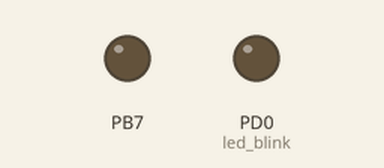
The program below on a simulated ATmega328P, built with avr-gcc and emulated at 1 MHz (the files do not name the chip). Parts: output pins drawn as LEDs (lit = HIGH).

Above: at 1.4 s.
At 4.45 s:
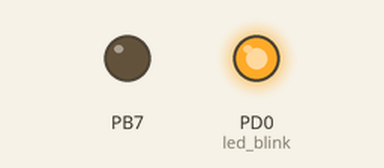
Timing chart, 0 to 4.8 s (numbered marks = the images above):
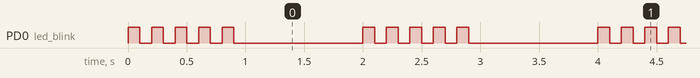

The program:

main.c
```c
#define F_CPU 1000000UL
#include <avr/io.h>
#include <util/delay.h>
#include <avr/interrupt.h>

#define ACK 0x7E
#define LONG_TIME 5

//Initialize SPI Master Device
void spi_init_master (void)
{
	DDRB = (1<<DDB5)|(1<<DDB7);              //Set MOSI, SCK as Output
	SPCR = (1<<SPE)|(1<<MSTR)|(1<<SPR0); //Enable SPI, Set as Master
	//Prescaler: Fosc/16, Enable Interrupts
}

//Function to send and receive data
char spi_tranceiver (char data)
{
	SPDR = data;                       //Load data into the buffer
	while(!(SPSR & (1<<SPIF) ));       //Wait until transmission complete
	return(SPDR);                      //Return received data
}

//Function to blink LED
void led_blink (uint16_t i)
{
	//Blink LED "i" number of times
	for (; i>0; --i)
	{
		PORTD|=(1<<0);
		_delay_ms(100);
		PORTD=(0<<0);
		_delay_ms(100);
	}
}

//Main
int main(void)
{
	spi_init_master();                  //Initialize SPI Master
	DDRD |= 0x01;                       //PD0 as Output

	char data;                 //Received data stored here
	char x = 0;                      //Counter value which is sent

	while(1)
	{
		data = 0x00;                    //Reset ACK in "data"
		data = spi_tranceiver(++x);     //Send "x", receive ACK in "data"
		if(data == ACK) {               //Check condition
			//If received data is the same as ACK, blink LED "x" number of times
			led_blink(x);
		}
		else {
			//If received data is not ACK, then blink LED for a long time so as to determine error
			led_blink(LONG_TIME);
		}
		_delay_ms(1000);                 //Wait
	}
}
```

Measured:
- by itself, PD0 (led_blink): repeats every 2.0 s: 4 × (LOW 0.10 s, HIGH 0.10 s), LOW 1.1 s, HIGH 0.10 s
- by itself, everything shown: repeats every 2.0 s, in 10 steps
